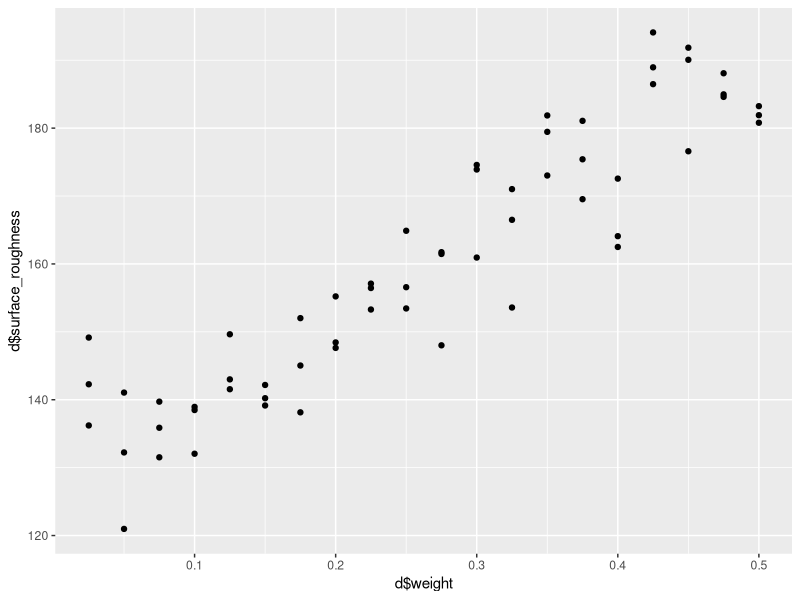

Write the R code that produced this figure.
#--------------------------------------**--------------------------------------#
#  File Name: data-gen.R
#  Purpose:
#--------------------------------------**--------------------------------------#
library('ggplot2')
library('dplyr')
library('tidyr')

# Univariate linear relationship #1: small data set, Everything OK
weight <- seq(0.025, 0.500, by=0.025)
speed <- 50
d <- expand.grid(replication=1:3, weight=weight, speed=speed)
d$surface_roughness <- 120*d$weight + .1*d$speed + .05*d$speed*d$speed + rnorm(nrow(d), 0, 8)

write.csv(d, file='balls.csv', row.names=FALSE)
qplot(d$weight, d$surface_roughness)

# Univariate linear relationship #2: Everything OK
weight <- seq(0.025, 0.500, by=0.025)
speed <- seq(25,100,by=5)
d <- expand.grid(replication=1:3, weight=weight, speed=speed)
d$surface_roughness <- 120*d$weight + .1*d$speed + .05*d$speed*d$speed + rnorm(nrow(d), 0, 8)


# Univariate linear relationship #3: Wrong mathematical model

# Univariate linear relationship #4: Wrong mathematical model
